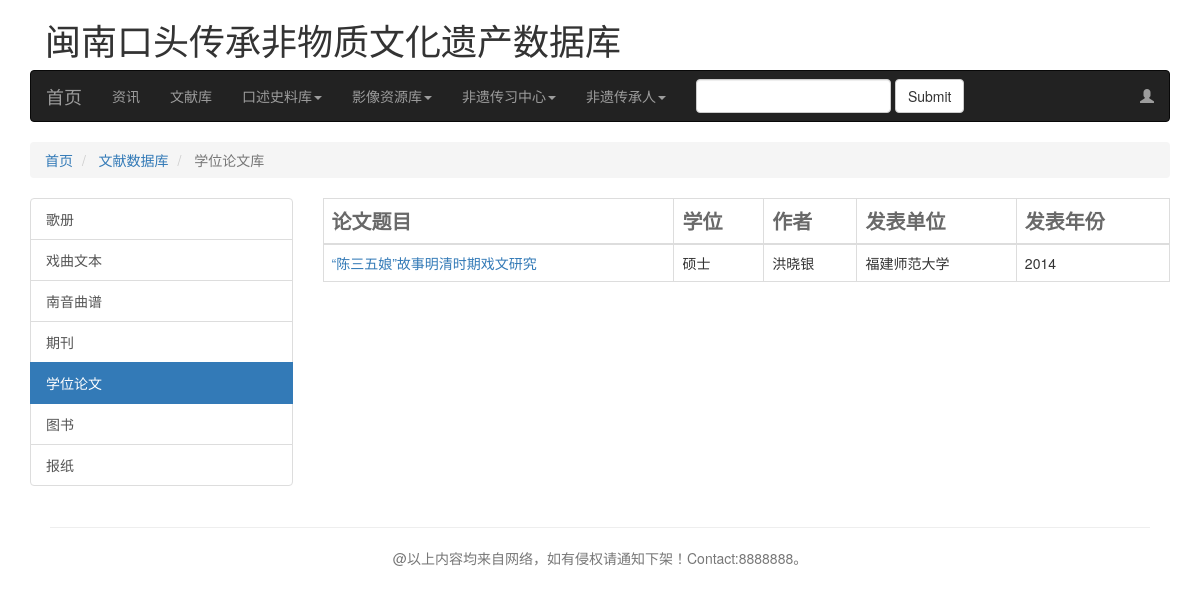
Before: /documentdb/dissertation with the older database file.
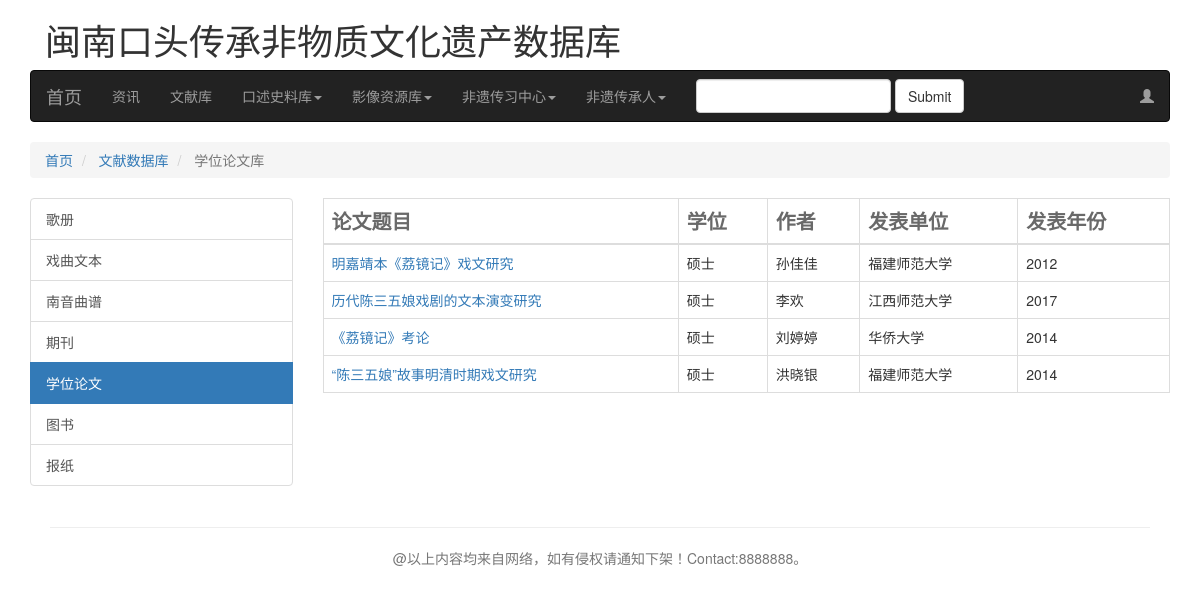
After: the same page with the newer database file.
### DocumentDB/models.py (models this page shows, shortened)
class Dissertation(models.Model):
    Title = models.CharField(max_length=200,verbose_name='论文题目')
    Author = models.CharField(max_length=50,verbose_name="论文作者")
    TertiaryAuthor = models.CharField(max_length=50,verbose_name='指导教师')
    Publisher = models.CharField(max_length=50,verbose_name="发表单位")
    Year = models.CharField(max_length=10,verbose_name='发表年份')
    Volume = models.CharField(max_length=10,verbose_name="学位级别")
    Pages = models.CharField(max_length=10,verbose_name='共有几页')
    Issue = models.CharField(max_length=10,verbose_name='期')
    Keywords = models.CharField(max_length=100,verbose_name='关键词')
    Abstract =models.TextField(verbose_name='内容摘要')
    UpdateTime = models.DateTimeField(auto_now=True)
    FilePath = models.FileField(upload_to='DEGREETHESIS/%Y/%m',verbose_name='上传本地学位论文文件')
    URL = models.URLField(verbose_name='链接地址')
    Isc35n = models.BooleanField(default=False,verbose_name='是否与陈三五娘相关')
    class Meta:
        ordering = ['-UpdateTime']
        verbose_name_plural = "学位论文信息表"
        verbose_name = "学位论文信息表"

### DocumentDB/views.py (the view)
# urls.py: path('dissertation',dissertation,name='dissertation'),#学位论文
def dissertation(request):
    list = Dissertation.objects.all()
    page = request.GET.get('page')
    print(page)
    paginator = Paginator(list,20)
    try:
        cur_dissertation = paginator.page(page)
    except PageNotAnInteger:
        cur_dissertation = paginator.page(1)
    except EmptyPage:
        cur_dissertation = paginator.page(paginator.num_pages)
    print(cur_dissertation.paginator.count)
    return render(request,'documentdb/dissertation.html',{'cur_dissertation':cur_dissertation})

### template/documentdb/dissertation.html (shortened to what this page needs)
{% extends "base.html" %}
{% load staticfiles %}
{% block content %}
    <div class="container">
        <div class="row">
            <div>
                <div class="col-sm-12">
                    <ul class="breadcrumb">
				        <li>
					        <a href="{% url 'index' %}">首页</a>
				        </li>
                        <li >
                            <a href="{% url 'DocumentDB:documentdb_main' %}">文献数据库</a>
				        </li>
                        <li class="active">
                            学位论文库
                        </li>
                    </ul>
                </div>
            </div>
            <div>
                <div class="col-sm-3">
                    <div class="list-group side-bar">
                        <a class="list-group-item " href="{% url 'DocumentDB:songbook' %}">歌册</a>
                        <a class="list-group-item " href="{% url 'DocumentDB:operatext' %}">戏曲文本</a>
                        <a class="list-group-item " href="{% url 'DocumentDB:nanyinopern' %}">南音曲谱</a>
                        <a class="list-group-item " href="{% url 'DocumentDB:periodical' %}">期刊</a>
                        <a class="list-group-item active" href="{% url 'DocumentDB:dissertation' %}">学位论文</a>
                        <a class="list-group-item " href="{% url 'DocumentDB:books' %}">图书</a>
                        <a class="list-group-item " href="{% url 'DocumentDB:newspaper' %}">报纸</a>
                    </div>
                </div>
                <div class="col-sm-9">
                    {% block document_content %}
                        <table class="table table-bordered">
				            <thead>
					            <tr>
                                    <th>
                                        <span style="color:dimgrey;font-size:20px;">论文题目</span>
						            </th>
                                    <th>
                                        <span style="color:dimgrey;font-size:20px;">学位</span>
						            </th>
						            <th>
                                        <span style="color:dimgrey;font-size:20px;">作者</span>
                                    </th>
                                    <th>
                                        <span style="color:dimgrey;font-size:20px;">发表单位</span>
                                    </th>
                                    <th>
                                        <span style="color:dimgrey;font-size:20px;">发表年份</span>
                                    </th>
                                </tr>
				            </thead>
				            <tbody>
                                {% for item in cur_dissertation %}
					                <tr class="" >
						            <td>
                                        <a href="{% url 'DocumentDB:dissertation_detail'  item.id  %} " target='view_windows'>{{ item.Title }}</a>
						            </td>
                                    <td>
                                        {{ item.Volume }}
						            </td>
						            <td>
                                        {{ item.Author }}
						            </td>
						            <td>
                                        {{ item.Publisher }}
						            </td>
						            <td>
							            {{ item.Year }}
						            </td>
					            </tr>
                                {% empty %}
                                    抱歉！暂无学位论文数据
                                {% endfor %}
				            </tbody>
			            </table>
                    {% endblock %}
                </div>
            </div>
            <div>
                <div class="col-sm-12" >
                </div>
            </div>
        </div>
    </div>
{% endblock %}

### template/base.html (shortened to what this page needs)
{% load staticfiles %}
<!DOCTYPE html>
<html lang="en">
<head>
  <link rel="stylesheet" href="{% static 'css/bootstrap.css' %}">
  <link rel="stylesheet" href="{% static 'css/myself.css' %}">
</head>
  <body>
    {% include "hearder.html" %}
            {% block content %}
            {% endblock %}
    {% include "footer.html" %}
  </body>
</html>

### template/hearder.html (shortened to what this page needs)
  <div class="container">
    <h1 class="container">
      闽南口头传承非物质文化遗产数据库
    </h1>
  </div>
  	<div class="container">
        <div class="row">
  		    <div class="col-lg-12 ">
  			<nav class="navbar navbar-default navbar-inverse " role="navigation" >
  				<div class="navbar-header">
  					 <a class="navbar-brand" href="{% url 'index' %}">首页</a>
  				</div>
  				<div class="collapse navbar-collapse" id="bs-example-navbar-collapse-1">
  					<ul class="nav navbar-nav">
  						<li >
  							 <a href='{% url 'News:news_top' %}'>资讯</a>
  						</li>
                        <li>
                            <a href='{% url 'DocumentDB:documentdb_main' %}'>文献库</a>
                        </li>
  						<li class="dropdown">
  							 <a href="#" class="dropdown-toggle" data-toggle="dropdown">口述史料库<strong class="caret"></strong></a>
  						</li>
                        <li class="dropdown">
  							 <a href="#" class="dropdown-toggle" data-toggle="dropdown">影像资源库<strong class="caret"></strong></a>
  						</li>
                        <li class="dropdown">
  							 <a href="#" class="dropdown-toggle" data-toggle="dropdown">非遗传习中心<strong class="caret"></strong></a>
  						</li>
                        <li class="dropdown">
  							 <a href="#" class="dropdown-toggle" data-toggle="dropdown">非遗传承人<strong class="caret"></strong></a>
  						</li>
  					</ul>
  					<form class="navbar-form navbar-left" role="search">
  						<div class="form-group">
  							<input type="text" class="form-control" />
  						</div> <button type="submit" class="btn btn-default">Submit</button>
  					</form>
  					<ul class="nav navbar-nav navbar-right">
  						<li>
  							 <a href="{% url 'managepage' %}"><span class="glyphicon glyphicon-user"></span></a>
  						</li>
  					</ul>
  				</div>
  			</nav>
  		</div>
        </div>
  	</div>

### template/footer.html
<div class="footer ">
    <hr>
    @以上内容均来自网络，如有侵权请通知下架！Contact:8888888。
</div>

### static/css/myself.css (style rules this page uses)
.footer { margin-top : 20px; padding : 0 50px; color : #777; text-align: center; }

Changed rows visible on the page:
added Dissertation: Title "明嘉靖本《荔镜记》戏文研究", Volume "硕士", Author "孙佳佳", Publisher "福建师范大学", Year "2012"
added Dissertation: Title "历代陈三五娘戏剧的文本演变研究", Volume "硕士", Author "李欢", Publisher "江西师范大学", Year "2017"
added Dissertation: Title "《荔镜记》考论", Volume "硕士", Author "刘婷婷", Publisher "华侨大学", Year "2014"
